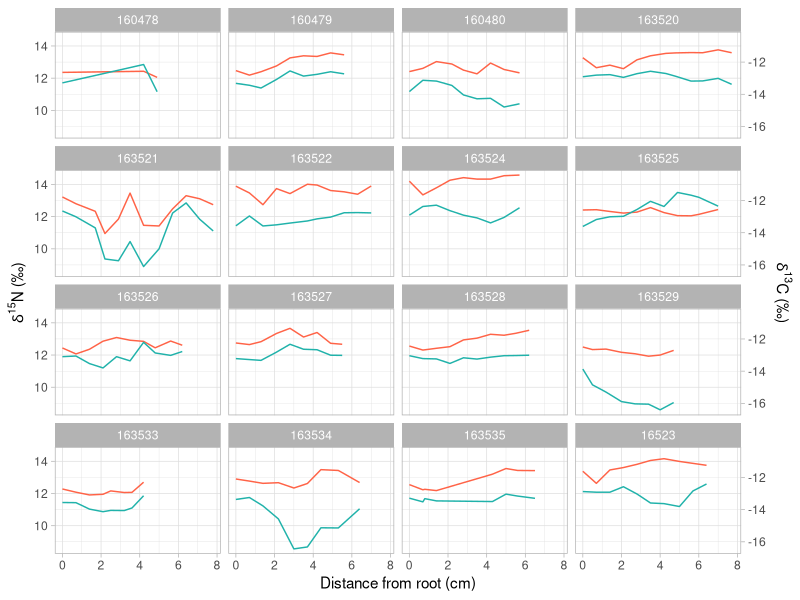

The R source for this figure: (Note: this script raises an error after producing the figure.)
## ---- chunk 1
knitr::opts_chunk$set(echo = TRUE)
## ---- chunk 2
library(ggplot2)
library(dplyr)
library(ggthemes)

#load whisker data
whisker <- read.csv("whiskers.csv")
whisker$OtterID<-as.character(whisker$OtterID)

## ---- chunk 3

# for right now, I want to separate 163532 because it is an odd otter
whisker<- filter(whisker, OtterID != "163532")
## ---- chunk 4
ggplot(data=whisker) +
  geom_line(aes(x=distance, y=N), colour="tomato") +
  geom_line(aes(x=distance, y=C+25), colour="lightseagreen") +
  labs(x= "Distance from root (cm)", 
       y=expression(paste(delta^15, "N (\u2030)" )), 
       colour = "Isotope")  +
  scale_y_continuous(sec.axis = sec_axis(~.-25, 
       name = expression(paste(delta^13, "C (\u2030)" )))) +
  facet_wrap(vars(OtterID), nrow=5) +
  theme_light()
## ---- chunk 5

ggplot(data=oddotter) + theme_classic() +
  geom_line(aes(x=SIN, y=N), colour="tomato") +
  geom_line(aes(x=SIN, y=C+25), colour="lightseagreen") +
  labs(x= "Distance from root (cm)", 
       y=expression(paste(delta^15, "N (\u2030)" )), 
       colour = "Isotope")  +
  scale_y_continuous(sec.axis = sec_axis(~.-25, 
       name = expression(paste(delta^13, "C (\u2030)" ))))
